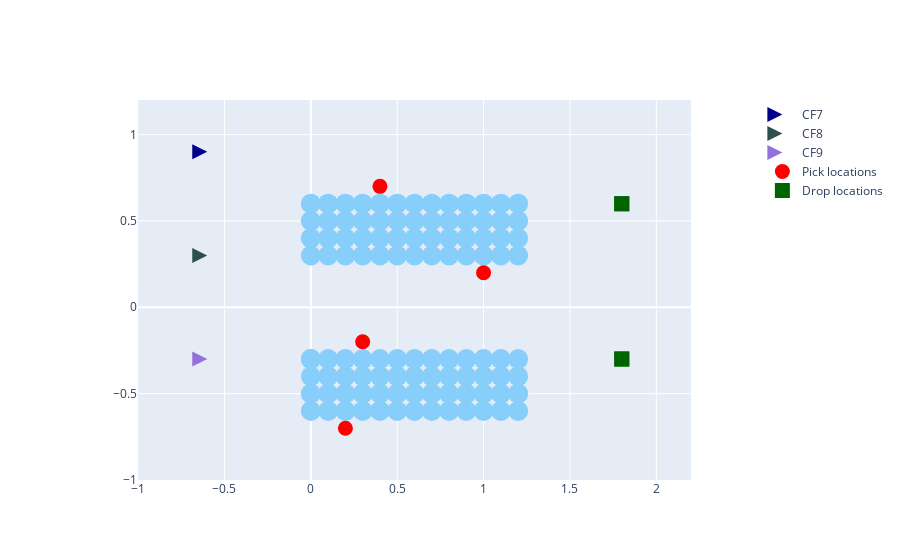
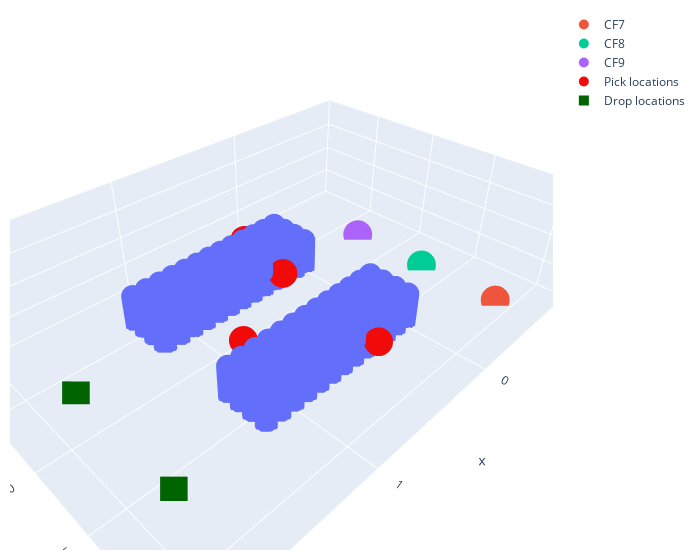

The notebook cell saved with these charts, in order:
### Markdown cell above
#### STEP 3: Implement Multi-Agent Path Finding

### Code cell
# 2D plot of the scene
import plotly.graph_objects as go
fig1 = go.Figure()
fig2 = go.Figure()

sim = Simulation(env=env, fig1=fig1, fig2=fig2)

sim.add_agents(agent_list)
sim.set_task_list(task_list)
sim.init_plot()

### Figure 1 — Plotly figure (JSON) as saved in the notebook; plotly's stock layout.template omitted (floating-point values rounded to 4 significant figures)
{"data": [{"marker": {"color": "LightSkyBlue", "size": 20}, "mode": "markers", "showlegend": false, "type": "scatter", "x": [0, 0, 0, 0, 0, 0.1, 0.1, 0.1, 0.1, 0.2, 0.2, 0.2, 0.2, 0.3, 0.3, 0.3, 0.3, 0.4, 0.4, 0.4, 0.4, 0.5, 0.5, 0.5, 0.5, 0.6, 0.6, 0.6, 0.6, 0.7, 0.7, 0.7, 0.7, 0.8, 0.8, 0.8, 0.8, 0.9, 0.9, 0.9, 0.9, 1, 1, 1, 1, 1.1, 1.1, 1.1, 1.1, 1.2, 1.2, 1.2, 1.2, 0, 0, 0, 0, 0.1, 0.1, 0.1, 0.1, 0.2, 0.2, 0.2, 0.2, 0.3, 0.3, 0.3, 0.3, 0.4, 0.4, 0.4, 0.4, 0.5, 0.5, 0.5, 0.5, 0.6, 0.6, 0.6, 0.6, 0.7, 0.7, 0.7, 0.7, 0.8, 0.8, 0.8, 0.8, 0.9, 0.9, 0.9, 0.9, 1, 1, 1, 1, 1.1, 1.1, 1.1, 1.1, 1.2, 1.2, 1.2, 1.2], "y": [-0.3, -0.3, -0.4, -0.5, -0.6, -0.3, -0.4, -0.5, -0.6, -0.3, -0.4, -0.5, -0.6, -0.3, -0.4, -0.5, -0.6, -0.3, -0.4, -0.5, -0.6, -0.3, -0.4, -0.5, -0.6, -0.3, -0.4, -0.5, -0.6, -0.3, -0.4, -0.5, -0.6, -0.3, -0.4, -0.5, -0.6, -0.3, -0.4, -0.5, -0.6, -0.3, -0.4, -0.5, -0.6, -0.3, -0.4, -0.5, -0.6, -0.3, -0.4, -0.5, -0.6, 0.3, 0.4, 0.5, 0.6, 0.3, 0.4, 0.5, 0.6, 0.3, 0.4, 0.5, 0.6, 0.3, 0.4, 0.5, 0.6, 0.3, 0.4, 0.5, 0.6, 0.3, 0.4, 0.5, 0.6, 0.3, 0.4, 0.5, 0.6, 0.3, 0.4, 0.5, 0.6, 0.3, 0.4, 0.5, 0.6, 0.3, 0.4, 0.5, 0.6, 0.3, 0.4, 0.5, 0.6, 0.3, 0.4, 0.5, 0.6, 0.3, 0.4, 0.5, 0.6]}, {"marker": {"color": "DarkBlue", "size": 15, "symbol": "arrow-right"}, "mode": "markers", "name": "CF7", "type": "scatter", "x": [-0.6], "y": [0.9]}, {"marker": {"color": "DarkSlateGrey", "size": 15, "symbol": "arrow-right"}, "mode": "markers", "name": "CF8", "type": "scatter", "x": [-0.6], "y": [0.3]}, {"marker": {"color": "MediumPurple", "size": 15, "symbol": "arrow-right"}, "mode": "markers", "name": "CF9", "type": "scatter", "x": [-0.6], "y": [-0.3]}, {"marker": {"color": "Red", "size": 15}, "mode": "markers", "name": "Pick locations", "type": "scatter", "x": [0.4, 0.3, 1, 0.2], "y": [0.7, -0.2, 0.2, -0.7]}, {"marker": {"color": "DarkGreen", "size": 15, "symbol": "square"}, "mode": "markers", "name": "Drop locations", "type": "scatter", "x": [1.8, 1.8, 1.8, 1.8], "y": [0.6, -0.3, -0.3, 0.6]}], "layout": {"xaxis": {"constrain": "domain", "range": [-1, 2.2]}, "yaxis": {"range": [-1, 1.2], "scaleanchor": "x", "scaleratio": 1}}}

### Figure 2 — Plotly figure (JSON) as saved in the notebook; plotly's stock layout.template omitted (floating-point values rounded to 4 significant figures; data arrays with more than 128 entries replaced by an {"elided": "..."} marker saying what was removed)
{"data": [{"mode": "markers", "showlegend": false, "type": "scatter3d", "x": {"elided": "1260 float values"}, "y": {"elided": "1260 float values"}, "z": {"elided": "1260 float values"}}, {"marker": {"size": 10, "symbol": "circle"}, "mode": "markers", "name": "CF7", "type": "scatter3d", "x": [-0.6], "y": [0.9], "z": [0.075]}, {"marker": {"size": 10, "symbol": "circle"}, "mode": "markers", "name": "CF8", "type": "scatter3d", "x": [-0.6], "y": [0.3], "z": [0.075]}, {"marker": {"size": 10, "symbol": "circle"}, "mode": "markers", "name": "CF9", "type": "scatter3d", "x": [-0.6], "y": [-0.3], "z": [0.075]}, {"marker": {"color": "rgba(240, 10, 10, 1.0)", "size": 10}, "mode": "markers", "name": "Pick locations", "type": "scatter3d", "x": [0.4, 0.3, 1, 0.2], "y": [0.7, -0.2, 0.2, -0.7], "z": [0.4, 0.4, 0.6, 0.4]}, {"marker": {"color": "rgba(0, 100, 0, 1.0)", "size": 10, "symbol": "square"}, "mode": "markers", "name": "Drop locations", "type": "scatter3d", "x": [1.8, 1.8, 1.8, 1.8], "y": [0.6, -0.3, -0.3, 0.6], "z": [0.1, 0.1, 0.1, 0.1]}], "layout": {"margin": {"b": 10, "l": 10, "r": 20, "t": 10}, "scene": {"xaxis": {"nticks": 6, "range": [-1, 2.2]}, "yaxis": {"nticks": 6, "range": [-1, 1.2]}, "zaxis": {"nticks": 6, "range": [0, 2]}}, "width": 700}}
